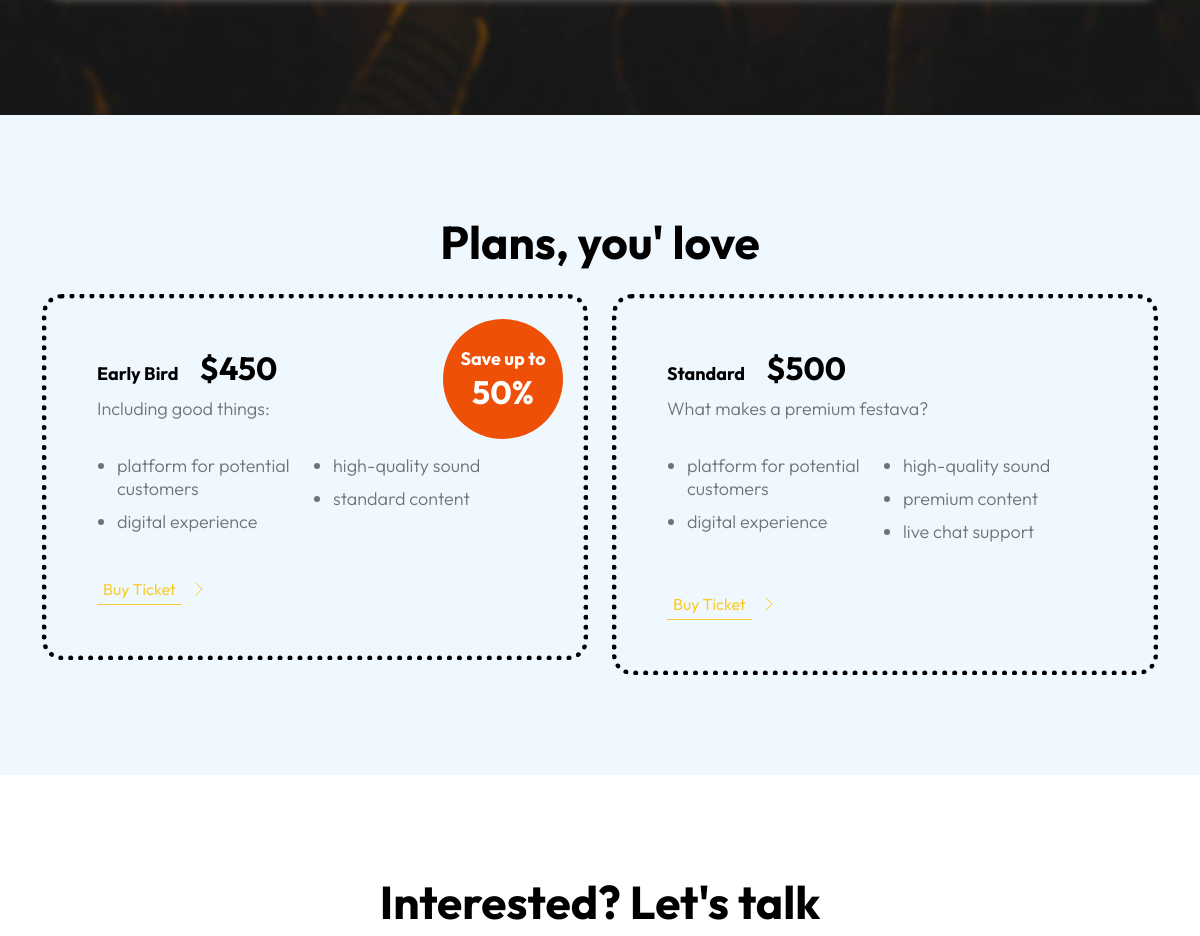
Before: / (middle part) with the older database file.
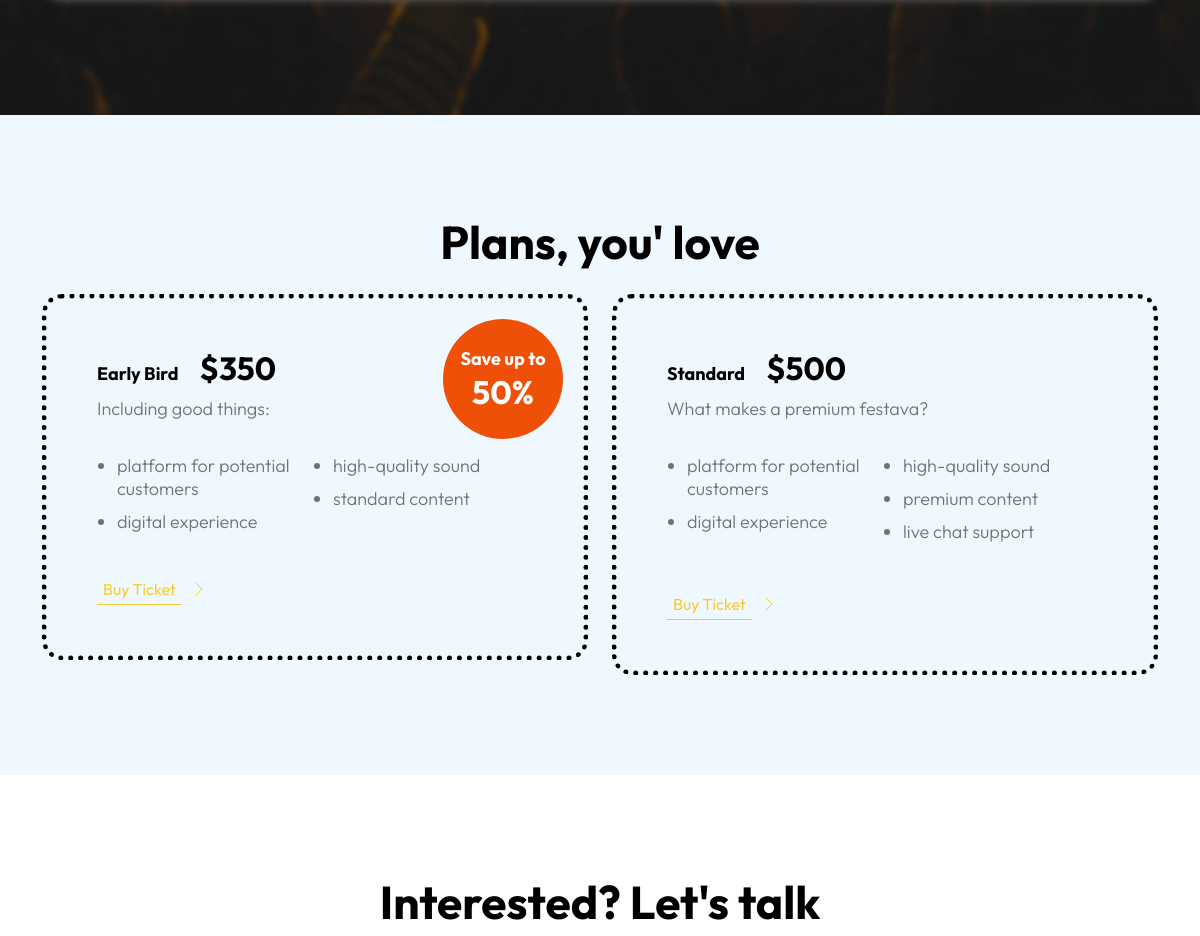
After: the same page with the newer database file.
### Customar/models.py (models this page shows)
class Ticket(models.Model):
    event_name = models.CharField(max_length=150)
    event_type = models.CharField(max_length=150)
    close_status = models.BooleanField(default=False)
    normal_ticket_price  = models.IntegerField()
    premium_ticket_price = models.IntegerField()
    Total_seat           = models.IntegerField()
    created_at           = models.DateTimeField(auto_now_add=True)
    updated_at           = models.DateTimeField(auto_now=True)
    @staticmethod
    def get_ticket():
        return Ticket.objects.all()

### Customar/views.py (the view)
# urls.py: path('', views.Home, name='home'),
def Home(request):
    artist = Artist.get_artist_list()
    t = Ticket.get_ticket()
    print(request.GET)
    context = {
        'artist':artist,
        't':t
    }
    return render(request, 'customar/home.html', context)

### Customar/models.py (called while the page is built)
    @staticmethod
    def get_artist_list():
        return Artist.objects.all()

### template/customar/home.html (shortened to what this page needs)
{% extends "base.html" %}
{% load static %}
{% block body %}
<section class="schedule-section section-padding" id="section_4">
    <div class="container">
        <div class="row">
            <div class="col-12 text-center">
                <h2 class="text-white mb-4">Event Schedule</h1>
                    <div class="table-responsive">
                    </div>
            </div>
        </div>
    </div>
</section>
<section class="pricing-section section-padding section-bg" id="section_5">
    <div class="container">
        <div class="row">
            <div class="col-lg-8 col-12 mx-auto">
                <h2 class="text-center mb-4">Plans, you' love</h2>
            </div>
            {% for i in t %}
            <div class="col-lg-6 col-12">
                <div class="pricing-thumb">
                    <div class="d-flex">
                        <div>
                            <h3><small>Early Bird</small> ${{i.normal_ticket_price}}</h3>
                            <p>Including good things:</p>
                        </div>
                        <p class="pricing-tag ms-auto">Save up to <span>50%</span></h2>
                    </div>
                    <ul class="pricing-list mt-3">
                        <li class="pricing-list-item">platform for potential customers</li>
                        <li class="pricing-list-item">digital experience</li>
                        <li class="pricing-list-item">high-quality sound</li>
                        <li class="pricing-list-item">standard content</li>
                    </ul>
                    <a class="link-fx-1 color-contrast-higher mt-4" href="{% url 'customar:ticket' price=i.normal_ticket_price %}">
                        <span>Buy Ticket</span>
                        <svg class="icon" viewBox="0 0 32 32" aria-hidden="true">
                            <g fill="none" stroke="currentColor" stroke-linecap="round" stroke-linejoin="round">
                                <circle cx="16" cy="16" r="15.5"></circle>
                                <line x1="10" y1="18" x2="16" y2="12"></line>
                                <line x1="16" y1="12" x2="22" y2="18"></line>
                            </g>
                        </svg>
                    </a>
                </div>
            </div>
            <div class="col-lg-6 col-12 mt-4 mt-lg-0">
                <div class="pricing-thumb">
                    <div class="d-flex">
                        <div>
                            <h3><small>Standard</small> ${{i.premium_ticket_price}}</h3>
                            <p>What makes a premium festava?</p>
                        </div>
                    </div>
                    <ul class="pricing-list mt-3">
                        <li class="pricing-list-item">platform for potential customers</li>
                        <li class="pricing-list-item">digital experience</li>
                        <li class="pricing-list-item">high-quality sound</li>
                        <li class="pricing-list-item">premium content</li>
                        <li class="pricing-list-item">live chat support</li>
                    </ul>
                    <a class="link-fx-1 color-contrast-higher mt-4" href="{% url 'customar:ticket' price=i.premium_ticket_price %}">
                        <span>Buy Ticket</span>
                        <svg class="icon" viewBox="0 0 32 32" aria-hidden="true">
                            <g fill="none" stroke="currentColor" stroke-linecap="round" stroke-linejoin="round">
                                <circle cx="16" cy="16" r="15.5"></circle>
                                <line x1="10" y1="18" x2="16" y2="12"></line>
                                <line x1="16" y1="12" x2="22" y2="18"></line>
                            </g>
                        </svg>
                    </a>
                </div>
            </div>
            {% endfor %}
        </div>
    </div>
</section>
<section class="contact-section section-padding" id="section_6">
    <div class="container">
        <div class="row">
            <div class="col-lg-8 col-12 mx-auto">
                <h2 class="text-center mb-4">Interested? Let's talk</h2>
            </div>
        </div>
    </div>
</section>
</main>
{% endblock body %}

### template/base.html (shortened to what this page needs)
<!doctype html>
{% load static %}
<html lang="en">
<head>
    <link href="{% static 'css/bootstrap.min.css' %}" rel="stylesheet">
    <link href="{% static 'css/bootstrap-icons.css' %}" rel="stylesheet">
    <link href="{% static 'css/templatemo-festava-live.css' %}" rel="stylesheet">
</head>
<body>
    <main>
        {% block body %}
        {% endblock body %}
</body>
</html>

### static/css/templatemo-festava-live.css (style rules this page uses)
:root { --white-color: #ffffff; --primary-color: #F8CB2E; --secondary-color: #EE5007; --section-bg-color: #f0f8ff; --custom-btn-bg-color: #EE5007; --custom-btn-bg-hover-color: #c01f27; --dark-color: #000000; --p-color: #717275; --border-color: #7fffd4; --link-hover-color: #B22727; --body-font-family: 'Outfit', sans-serif; --h1-font-size: 74px; --h2-font-size: 46px; --h3-font-size: 32px; --h4-font-size: 28px; --h5-font-size: 24px; --h6-font-size: 22px; --p-font-size: 18px; --btn-font-size: 14px; --copyright-font-size: 16px; --border-radius-large: 100px; --border-radius-medium: 20px; --border-radius-small: 10px; --font-weight-light: 300; --font-weight-normal: 400; --font-weight-bold: 700; }
body { background-color: var(--white-color); font-family: var(--body-font-family); }
h2, h3, h4, h5, h6 { color: var(--dark-color); }
h1, h2, h3, h4, h5, h6 { font-weight: var(--font-weight-bold); }
h2 { font-size: var(--h2-font-size); }
h3 { font-size: var(--h3-font-size); }
p { color: var(--p-color); font-size: var(--p-font-size); font-weight: var(--font-weight-light); }
ul li { color: var(--p-color); font-size: var(--p-font-size); font-weight: var(--font-weight-light); }
a, button { touch-action: manipulation; transition: all 0.3s; }
a { display: inline-block; color: var(--primary-color); text-decoration: none; }
.link-fx-1 { color: var(--white-color); position: relative; display: inline-flex; align-items: center; height: 32px; padding: 0 6px; text-decoration: none; -webkit-font-smoothing: antialiased; -moz-osx-font-smoothing: grayscale; }
.link-fx-1::before { content: ""; position: absolute; bottom: 0; left: 0; width: 100%; height: 1px; background-color: currentColor; transform-origin: right center; transition: transform .2s .1s; }
.link-fx-1 .icon { position: absolute; right: 0; bottom: 0; transform: translateX(100%) rotate(90deg); font-size: 32px; }
.icon { --size: 1em; height: var(--size); width: var(--size); display: inline-block; color: inherit; fill: currentColor; line-height: 1; flex-shrink: 0; max-width: initial; }
.section-padding { padding-top: 100px; padding-bottom: 100px; }
.section-bg { background-color: var(--section-bg-color); }
.schedule-section { background-image: url('../images/nainoa-shizuru-unsplash-blur.jpg'); background-color: #242424; background-repeat: no-repeat; background-position: center; background-size: cover; }
.table-responsive { filter: drop-shadow(2px 2px 4px #606060); }
.pricing-thumb { border: 5px dotted var(--dark-color); border-radius: var(--border-radius-medium); position: relative; padding: 50px; }
.pricing-thumb h3 small { display: inline-block; font-size: var(--p-font-size); margin-right: 15px; }
.pricing-list { column-count: 2; padding-left: 20px; }
.pricing-list-item { line-height: normal; margin-right: 10px; margin-bottom: 10px; }
.pricing-tag { background-color: var(--secondary-color); border-radius: var(--border-radius-large); color: var(--white-color); font-weight: var(--font-weight-bold); text-align: center; display: flex; flex-direction: column; justify-content: center; align-items: center; width: 120px; height: 120px; position: absolute; top: 0; right: 0; margin: 20px; }
.pricing-tag span { font-size: 180%; line-height: normal; }
.pricing-thumb .link-fx-1 { color: var(--primary-color); }

Changed rows visible on the page:
removed Ticket: normal_ticket_price "450", premium_ticket_price "500"
added Ticket: normal_ticket_price "350", premium_ticket_price "500"
